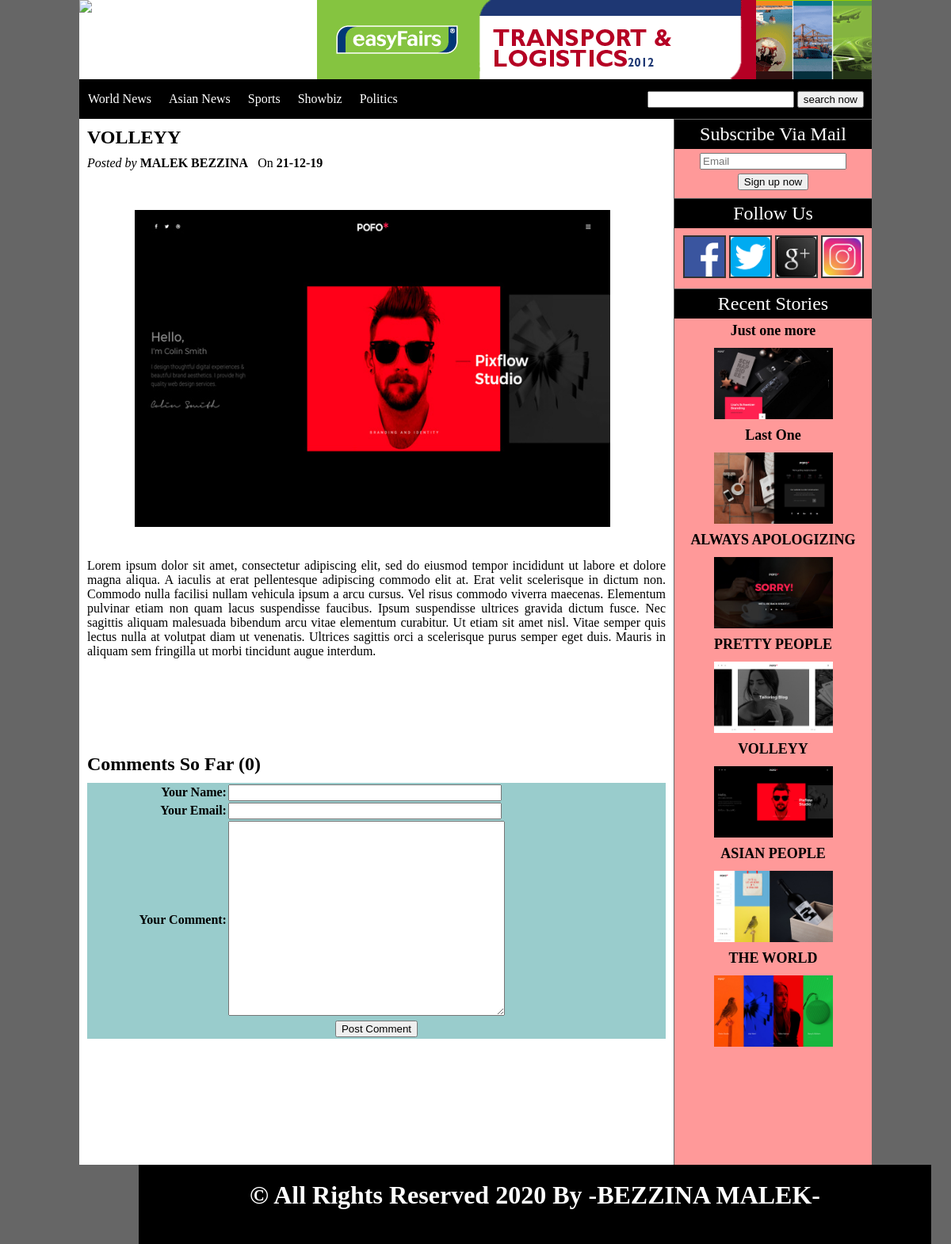
The app's page /details.php?post=5 with its own data.
### tables this page shows
CREATE TABLE IF NOT EXISTS `categories` (
  `cat_id` int(10) NOT NULL AUTO_INCREMENT,
  `cat_title` varchar(50) NOT NULL,
  PRIMARY KEY (`cat_id`)
);

CREATE TABLE IF NOT EXISTS `posts` (
  `post_id` int(10) NOT NULL AUTO_INCREMENT,
  `category_id` int(10) NOT NULL,
  `post_title` varchar(100) NOT NULL,
  `post_date` text NOT NULL,
  `post_author` varchar(50) NOT NULL,
  `post_keywords` text NOT NULL,
  `post_image` text NOT NULL,
  `post_content` text NOT NULL,
  PRIMARY KEY (`post_id`)
);

### details.php (the view, shortened to what this page needs)
<!DOCTYPE html>
<html>
<head>
    <link rel="stylesheet" type="text/css" href="styles/styles.css" media="all "/>
</head>
<body>
	<div class="container" >
		<div class="head">
			<a href="index.php"><img id="logo"  src="images/logo.png"/></a>
			<img id="banner" src="images/ad_banner.gif"/>
		</div>
		<?php include("includes/navbar.php"); ?>
		<div class= "post_area">
		    <?php
			if(isset($_GET['post']))
			{
				$post_id=$_GET['post'];
				$get_posts="select * from posts where post_id='$post_id'  ";
				$run_posts=mysqli_query($con,$get_posts);
				while($row_posts=mysqli_fetch_array($run_posts))
				{
					$post_title=$row_posts['post_title'];
					$post_date=$row_posts['post_date'];
					$post_author=$row_posts['post_author'];
					$post_image=$row_posts['post_image'];
					$post_content=$row_posts['post_content'];
					echo
					"
						<h2> $post_title</h2>
						<span><i>Posted by</i> <b>$post_author</b> &nbsp; On <b> $post_date </b></span>
						<img style= 'margin-top:40px; margin-left:50px;width:600px;height: 400px;' src='admin/news_images/$post_image' width='400' heigth='400' />
						<div style='margin-bottom: 30px; margin-top:40px;float: left;text-align: justify;' >$post_content</div></br></br></br>
					";
				}
			}
			?>
			<?php include("includes/comment_form.php"); ?>
	    </div>
		<?php include("includes/sidebar.php"); ?>
		<div style="background-color: black;" class="footer_area" >
			<h1 style="color :white ;padding: 20px;text-align: center;"> &copy; All Rights Reserved 2020  By -BEZZINA MALEK-
		</div>
</body>
</html>

### includes/navbar.php
<div class ="navbar">
   	<ul id="menu">
    <?php
	    include("includes/database.php");
		$get_cats="select * from categories";
		$run_cats=mysqli_query($con,$get_cats);
		while ($cats_row=mysqli_fetch_array($run_cats)){
		  	$cat_id=$cats_row['cat_id'];
		  	$cat_title=$cats_row['cat_title'];
		  	echo "<li><a href='index.php?cat=$cat_id'>$cat_title</a></li>" ;
		}
	?>
	</ul>
	<div id="form">
		<form method="get" action="results.php" enctype="multipart/form-data">
			<input type="text" name="search_query"/>
			<input type="submit" name="search" value="search now"/>
		</form>
	</div>
</div>

### includes/comment_form.php (shortened to what this page needs)
<?php
include("includes/database.php");
if(isset($_GET['post']))
{
	$post_id=$_GET['post'];
	$get_posts="select * from posts where post_id='$post_id'";
	$run_posts=mysqli_query($con,$get_posts);
	$row=mysqli_fetch_array($run_posts);
	$post_new_id=$row['post_id'];
}
?>
<h2 >
	Comments So Far
<?php
$get_comments="select * from comments where post_id='$post_new_id' AND status='approve'";
$run_comments=mysqli_query($con,$get_comments);
$count=mysqli_num_rows($run_comments);
echo"(".$count.")";
?>
</h2>
<form method="post" action="details.php?post=<?php echo $post_new_id;?>">
	<table width="730 px" align="center" bgcolor="#99CCCC" >
		<tr>
		<td align="right"><strong>Your Name:</strong></td>
		<td><input type="text" name="comment_name" size="40" ></td>
	</tr>
	<tr>
		<td align="right"><strong>Your Email:</strong></td>
		<td><input type="Email" name="comment_email" size="40" ></td>
	</tr>
	<tr>
		<td style="vertical-align: middle;" align="right"><strong>Your Comment:</strong></td>
		<td><textarea name="comment_text" rows ="16" cols="41.75"></textarea></td>
	</tr>
	<tr>
		<td colspan="4" align="center"><input type="submit" name="submit" value="Post Comment"></td>
	</tr>
	</table>
</form>

### includes/sidebar.php
<div class="sidebar">
	<div id='stitle'> Subscribe Via Mail </div>
	<div>
		<form style="text-align: center;">
      		<input style="margin-top: 5px;margin-bottom: 5px;" type="email" placeholder="Email" required>
      		<button style="margin-bottom: 10px;" class="button">Sign up now</button>
 		</form>
 	</div>
 	<div id='stitle'> Follow Us </div>
 	<div id='social'>
 		<img src="images/fb.png"/>
 		<img src="images/twit.png"/>
 		<img src="images/g+.jpg"/>
 		<img src="images/ig.jpg"/>
 	</div>
	<div id='stitle'> Recent Stories </div>
		<?php
		$get_posts="select * from posts order by 1 DESC ";
		$run_posts=mysqli_query($con,$get_posts);
		while($row_posts=mysqli_fetch_array($run_posts))
		{
			$post_id=$row_posts['post_id'];
			$post_title=$row_posts['post_title'];
			$post_image=$row_posts['post_image'];
			echo
			"
				<div class='recent_post'>
				<h2> <a  href='details.php?post=$post_id'>$post_title</a></h2>
				<a href='details.php?post=$post_id'><img src='admin/news_images/$post_image' width='150' heigth='150' /></a>
				</div>
			";
		}
		?>
	</div>
</div>

### styles/styles.css (style rules this page uses)
html, body, div, span, applet, object, iframe, h1, h2, h3, h4, h5, h6, p, blockquote, pre, a, abbr, acronym, address, big, cite, code, del, dfn, em, img, ins, kbd, q, s, samp, small, strike, strong, sub, sup, tt, var, b, u, i, center, dl, dt, dd, ol, ul, li, fieldset, form, label, legend, table, caption, tbody, tfoot, thead, tr, th, td, article, aside, canvas, details, embed, figure, figcaption, footer, header, hgroup, menu, nav, output, ruby, section, summary, time, mark, audio, video { margin: 0; padding: 0; border: 0; vertical-align: baseline; }
body { background:#666; }
.container { width:1000px; margin:auto; background: white; }
.head { width:1000px; height:100px; background:#FFF; float:top; }
#logo { float:left; }
#banner { float:right; }
.navbar { width:1000px; height:50px; background:#000; }
#menu { line-height: 50px; float:left; }
#menu li { list-style-type: none; display: inline; }
#menu a { text-decoration: none; font-size: 16px; font-family: "Comic Sans MS", cursive; color:#FFF; margin:5px; padding:6px; }
.post_area { height:1300px; width:730px; background:#FFF; float:left; padding:10px; }
.post_area img { padding-top: 10px; padding-right: 10px; padding-left: 10px; float:left; }
.post_area h2 { padding-bottom: 10px; }
.sidebar { width:249px; background: #F99; float:right; border-left:1px solid #666; height:1320px; }
.recent_post { text-align: center; }
.recent_post img { padding-top: 10px; padding-right: 10px; padding-left: 10px; }
.recent_post a { font-size:18px; text-decoration: none; color:#000; }
#stitle { background: black; color:white; padding:5px; font-size:24px; border-top:1px solid #666; text-align: center; }
#social { margin:4px; padding: 5px; text-align: center; }
#social img { width: 50px; height: 50px; border: 2px solid #333; }
.footer_area { width:1000px; height: 100px; background: black; clear:both; margin-left: 175px; }
#form { float:right; line-height: 50px; padding-right: 10px; }

### records on screen
categories: cat_title "World News"
categories: cat_title "Asian News"
categories: cat_title "Sports"
categories: cat_title "Showbiz"
categories: cat_title "Politics"
posts: post_title "VOLLEYY", post_author "MALEK BEZZINA", post_date "21-12-19", post_image (picture), post_content "Lorem ipsum dolor sit amet, consectetur adipiscing elit, sed do eiusmod tempor incididunt ut labore et dolore magna aliqua. A iaculis at erat pellentesque adipiscing commodo elit at. Erat velit scelerisque in dictum non. Commodo nulla facilisi nullam vehicula ipsum a arcu cursus. Vel risus commodo viverra maecenas. Elementum pulvinar etiam non quam lacus suspendisse faucibus. Ipsum suspendisse ultrices gravida dictum fusce. Nec sagittis aliquam malesuada bibendum arcu vitae elementum curabitur. Ut etiam sit amet nisl. Vitae semper quis lectus nulla at volutpat diam ut venenatis. Ultrices sagittis orci a scelerisque purus semper eget duis. Mauris in aliquam sem fringilla ut morbi tincidunt…"
posts: post_title "Just one more", post_image (picture)
posts: post_title "Last One", post_image (picture)
posts: post_title "ALWAYS APOLOGIZING", post_image (picture)
posts: post_title "PRETTY PEOPLE", post_image (picture)
posts: post_title "ASIAN PEOPLE", post_image (picture)
posts: post_title "THE WORLD", post_image (picture)

### other values on screen
$count "0"
